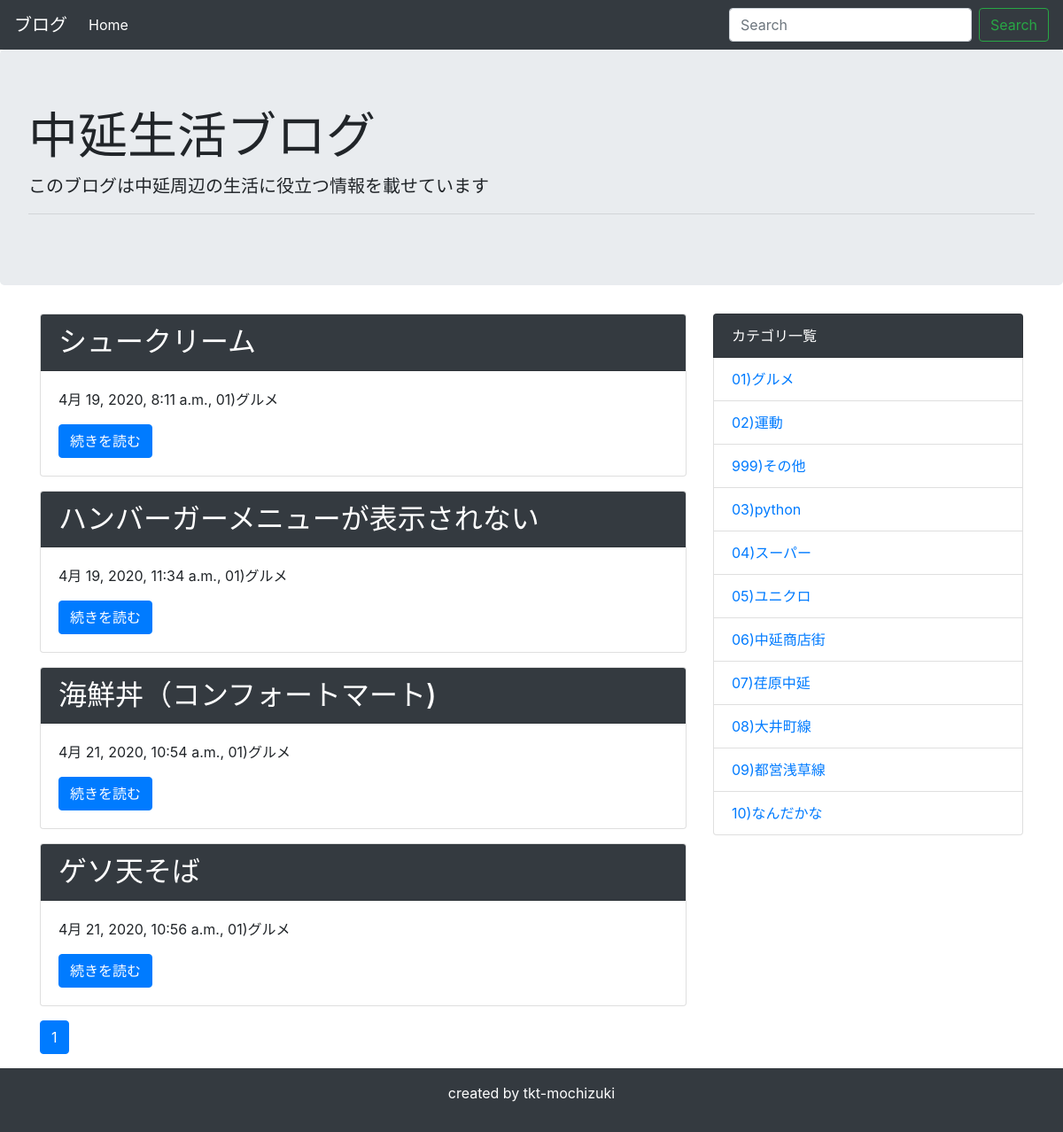
Page /category/1/ on the committed database.
### blog/models.py (models this page shows, shortened)
class Post(models.Model):
    title = models.CharField('タイトル', max_length=100)
    text = models.TextField('本文')
    created_at = models.DateTimeField('作成日',default=timezone.now)
    category = models.ForeignKey(
        Category, verbose_name = 'カテゴリ', on_delete = models.PROTECT
    )

class Category(models.Model):
    name = models.CharField('カテゴリー名', max_length=200)
    created_at = models.DateTimeField('作成日',default=timezone.now)
    def __str__(self):
        return self.name

### blog/views.py (the view)
# urls.py: path('category/<int:pk>/', views.CategoryView.as_view(), name='category'),
class CategoryView(generic.ListView):
    template_name = 'blog/post_list.html'
    model = Post
    paginate_by = 10 # 追加
    def get_queryset(self):
        category = get_object_or_404(Category, pk=self.kwargs['pk'])
        queryset = Post.objects.order_by('created_at').filter(category=category)
        return queryset

### blog/context_processors.py (called while the page is built)
def common(request):
    context = {
        'category_list':Category.objects.all(),
    }
    return context

### blog/templatetags/mytag.py (called while the page is built)
@register.simple_tag
def url_replace(request, field, value):
    url_dict = request.GET.copy()
    url_dict[field] = value
    return url_dict.urlencode()

### blog/templates/blog/post_list.html
{% extends 'blog/base.html' %}
{% block content %}
{% for post in post_list %}
<div class="card mb-3">
    <h2 class="card-header bg-dark text-white">{{ post.title }}</h2>
    <div class="card-body">
      <p>{{ post.created_at }}, {{ post.category }}</p>
      <a href="{% url 'blog:detail' post.pk %}" class="btn btn-primary">続きを読む</a>
    </div>
</div>
{% endfor %}
{% include 'blog/pagination.html' %}
{% endblock %}

### blog/templates/blog/base.html (shortened to what this page needs)
<!doctype html>
<html lang="ja">
  <head>
    <link rel="stylesheet" href="https://stackpath.bootstrapcdn.com/bootstrap/4.4.1/css/bootstrap.min.css">
  </head>
  <body>
    <nav class="navbar navbar-expand-lg navbar-dark bg-dark">
      <a class="navbar-brand" href="#">ブログ</a>
      <div class="collapse navbar-collapse" id="navbarSupportedContent">
        <ul class="navbar-nav mr-auto">
          <li class="nav-item active">
            <a class="nav-link" href="{% url 'blog:index' %}">Home</a>
          </li>
        </ul>
        <form class="form-inline my-2 my-lg-0" method="GET" action="{% url 'blog:index' %}">
          <input class="form-control mr-sm-2" type="text" placeholder="Search" aria-label="Search" name="keyword">
          <button class="btn btn-outline-success my-2 my-sm-0" type="submit">Search</button>
        </form>
      </div>
    </nav>
    <div class="jumbotron">
      <h1 class="display-4">中延生活ブログ</h1>
      <p class="lead">このブログは中延周辺の生活に役立つ情報を載せています</p>
      <hr class="my-2">
    </div>
    <div class="container">
      <div class="row">
          <div class="col-md-8">
              {% block content %}
              {% endblock %}
          </div>
          <div class="col-md-4">
              <ul class="list-group">
                  <li class="list-group-item bg-dark text-white">カテゴリ一覧</li>
                  {% for category in category_list %}
                  <li class="list-group-item"><a href="{% url 'blog:category' category.pk %}">{{ category }}</a></li>
                  {% endfor %}
              </ul>
          </div>
      </div>
    </div>
    <footer class="bg-dark text-white text-center py-3">
        <p>created by tkt-mochizuki</p>
    </footer>
  </body>
</html>

### rows in the picture
Post: title "シュークリーム", created_at "4月 19, 2020, 8:11 a.m.", category "01)グルメ"
Post: title "ハンバーガーメニューが表示されない", created_at "4月 19, 2020, 11:34 a.m.", category "01)グルメ"
Post: title "海鮮丼（コンフォートマート)", created_at "4月 21, 2020, 10:54 a.m.", category "01)グルメ"
Post: title "ゲソ天そば", created_at "4月 21, 2020, 10:56 a.m.", category "01)グルメ"
Category: name "01)グルメ"
Category: name "02)運動"
Category: name "999)その他"
Category: name "03)python"
Category: name "04)スーパー"
Category: name "05)ユニクロ"
Category: name "06)中延商店街"
Category: name "07)荏原中延"
Category: name "08)大井町線"
Category: name "09)都営浅草線"
Category: name "10)なんだかな"

### other values in the picture
{{ link_page }} "1"
